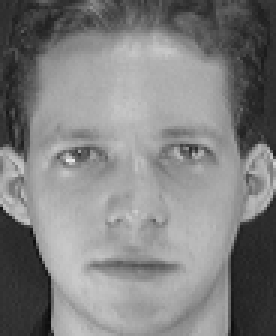
#> input picture pc_experiment/datasets/ORL_Faces/s1/1.pgm, 92 x 112 px (shown 3 times larger); its folder holds only this picture in this run
$ python ex_6.py
#> lines starting #> are read from the running program, lines starting #| are printed output that depends on the picture
import numpy as np
import cv2
import matplotlib.pyplot as plt

from sklearn.model_selection import train_test_split, GridSearchCV
from sklearn.decomposition import PCA
from sklearn.preprocessing import StandardScaler
from sklearn.svm import SVC
from sklearn.metrics import classification_report
from datetime import datetime
from time import strftime
from time import gmtime
from sklearn.neighbors import KNeighborsClassifier
from collections import Counter
from sklearn.manifold import LocallyLinearEmbedding


class NormalPCA:
    # [32 lines left out: functions __init__, mean_normalization, fit, not called in this run]

    def transform(self, X):
        # r*n的P乘以n*m的矩阵转置后为m*r的矩阵
        return self.base_vectors.dot(X.T).T

    def fit_transform(self, X):
        self.fit(X)
        return self.transform(X)


def build_dataset_1(test_size=0.2):
#> called with test_size = 0.2
    X, y = [], []
    scaler = StandardScaler()

    # 读取每个图像的类别
    for c in range(1, 41):
        # 读取每个图像
        for i in range(1, 11):
            # 每个图像的路径
            file = 'datasets/ORL_Faces/s{}/{}.pgm'.format(c, i)
            img = cv2.imread(file, cv2.IMREAD_GRAYSCALE)
#> img is the input picture: shape (112, 92); min 11, max 234, mean 128.3

            # 数据归一化
            img = scaler.fit_transform(img)
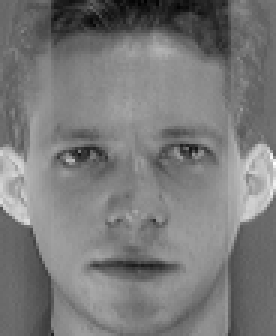
#> img: shape (112, 92) float64 (shown 3 times larger); min -3.65, max 3.98, mean 5.52e-18; drawn with min black and max white
            img = img.reshape(1, -1)

            # 打开图像
            X.append(img[0])
            # 添加标签
            y.append(c)

    X = np.asarray(X, dtype=np.float64)
    y = np.asarray(y, dtype=np.float64)

    X_train, X_test, y_train, y_test = train_test_split(X, y, test_size=test_size)

    return X_train, X_test, y_train, y_test


# [173 lines left out: functions build_dataset_2, program_1, program_2, program_3, not called in this run]

def program_4():
    # 获得训练数据和测试数据
    X_train, X_test, y_train, y_test = build_dataset_1()

    # Step1：用TrSet获得投影阵M，用其重建TeSet，计算重建误差ETE
    pca_1 = PCA(n_components=20, svd_solver='full')
    # 使用训练集计算投影矩阵M
    X_train_pca_1 = pca_1.fit_transform(X_train)
    # 再使用投影矩阵M来重建测试集
    X_test_pca_recons_1 = pca_1.inverse_transform(pca_1.transform(X_test))
    # PCA的重建误差
    ete_pca = np.linalg.norm(X_test - X_test_pca_recons_1, ord=2)
    print('PCA下，用TrSet获得投影阵M，用其重建TeSet的重建误差ETE = {:.3f}'.format(ete_pca))

    lle_1 = LocallyLinearEmbedding(n_components=20)
    lle_1.fit_transform(X_train)
    ete_lle = lle_1.reconstruction_error_
    print('LLE下，用TrSet获得投影阵M，用其重建TeSet的重建误差ETE = {:.3f}'.format(ete_lle))

    # Step2：用TrSet+TeSet获得投影阵M+，用其重建TeSet，计算重建误差ETE+
    X_train_plus = np.vstack((X_train, X_test))
    pca_2 = PCA(n_components=20, svd_solver='full')
    # 使用训练集计算投影矩阵M+
    X_train_pca_2 = pca_2.fit_transform(X_train_plus)
    # 再使用投影矩阵M来重建测试集
    X_test_pca_recons_2 = pca_2.inverse_transform(pca_2.transform(X_test))
    # PCA的重建误差
    ete_pca_plus = np.linalg.norm(X_test - X_test_pca_recons_2, ord=2)
    print('PCA下，用TrSet+TeSet获得投影阵M+，用其重建TeSet，计算重建误差ETE+ = {:.3f}'.format(ete_pca_plus))

    lle_2 = LocallyLinearEmbedding(n_components=20)
    lle_2.fit_transform(X_train_plus)
    ete_lle_plus = lle_1.reconstruction_error_
    print('LLE下，用TrSet+TeSet获得投影阵M+，用其重建TeSet，计算重建误差ETE+ = {:.3f}'.format(ete_lle_plus))


if __name__ == '__main__':
    plt.rcParams['font.sans-serif'] = ['SimHei']  # 用来正常显示中文标签
    plt.rcParams['axes.unicode_minus'] = False  # 用来正常显示负号

    # 第一题
    # program_1()

    # 第二题
    # program_2()

    # 第三题
    # program_3()

    # 第三题
#> (the run stopped early here; a loop or call above may not have finished)

$ run again, on pc_experiment/datasets/ORL_Faces/s10/1.pgm
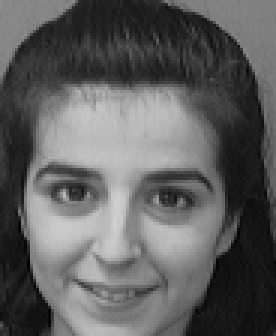
#> input picture pc_experiment/datasets/ORL_Faces/s10/1.pgm, 92 x 112 px, found by its file name (shown 3 times larger)
#> in build_dataset_1, img is the input picture: shape (112, 92); min 1, max 207, mean 95.1
#> in build_dataset_1, `img = scaler.fit_transform(img)`:
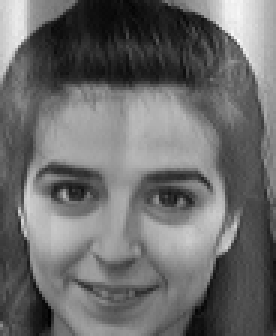
#> img: shape (112, 92) float64 (shown 3 times larger); min -2.02, max 2.74, mean 0; drawn with min black and max white
